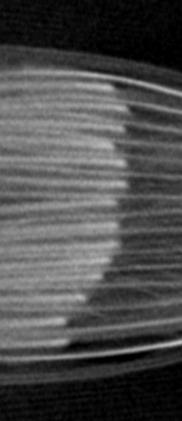
%> input picture corners.jpg, 182 x 421 px
$ octave --eval "NewPointDetection;"   (GNU Octave 9; MATLAB toolbox functions it lacks are replaced by stand-ins)
%> lines starting %> are read from the running program, lines starting %| are printed output that depends on the picture
function   NewPointDetection()
%NEWPOINTDETECTION Summary of this function goes here
%   Detailed explanation goes here
Img =imread('C:\Users\marvn\Desktop\MatlabStudienarbeit\corners.jpg');
%> Img is the input picture: size 421x182 uint8; min 0, max 193, mean 75.8

%meanGrey = mean(Img((size(Img,2)/2-50):(size(Img,2)/2+50)));
meanGrey=mean(Img,2);
%> meanGrey = 421 values, max 132 at index 161, min 6.82 at index 11, mean 75.84
meanGreyAdj = mean(meanGrey);
%> meanGreyAdj = 75.84
Img = imadjust(Img,[meanGreyAdj/255,1],[0 1]);
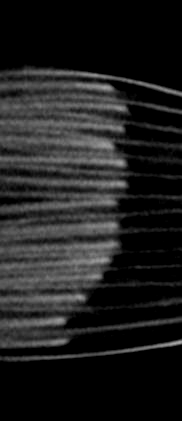
%> Img: size 421x182 uint8; min 0, max 167, mean 31.1
meanGrey=mean(Img,2);
%> meanGrey = 421 values, max 80.57 at index 161, min 0 at index 1, mean 31.09
x = transpose(1:length(meanGrey));
%> x = 421 values from 1 to 421
y = meanGrey*1.5;
%> y = 421 values, max 120.8 at index 161, min 0 at index 1, mean 46.63
[pks,locs] = findpeaks(y,'MinPeakDistance',10);
%> pks = 18 values, max 120.8 at index 6, min 49.81 at index 18, mean 90.61; locs = 18 values from 75 to 358
%> (the run ends here)
